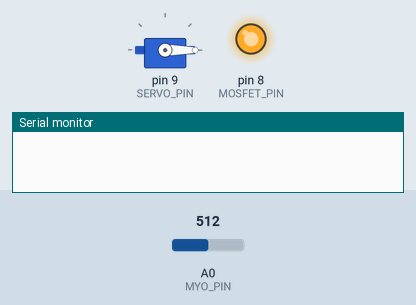
Simulated run of this sketch. Board: Arduino Uno, built with avr-gcc and run on an emulated ATmega328P. Parts: servo, output pins drawn as LEDs (lit = HIGH), the last lines printed to the serial monitor. The test bench sets the inputs (shaded band); at power-on: A0 (MYO_PIN) = 512.

Above: at 0.1 s.
At 1.8 s:
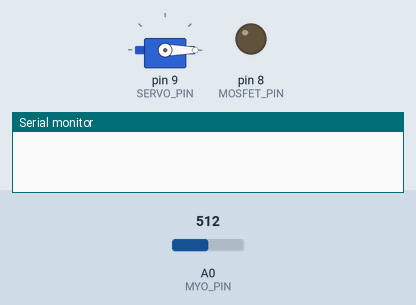
1.9 s: A0 (MYO_PIN) set to 797
3.4 s: A0 (MYO_PIN) set to 820
At 4.5 s:
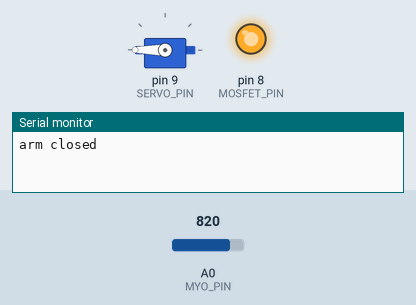
Timing chart, 0 to 6.4 s (numbered marks = the images above; inputs shaded):
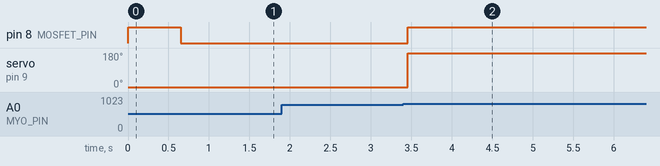

The sketch:

FinalJulianCode.ino
```cpp
/*Final Julian Code [4/11/18] */

#include <Servo.h>
#define SERVO_PIN 9//19
#define MOSFET_PIN 8//8
#define MYO_PIN A0//A0
#define OPEN 0
#define CLOSE 180
#define PULSEWIDTH 50 //in ms
#define TRAVELDELAY 650 //in ms
#define SYSTEMDELAY 1500
#define THRESH 810 //(0,1024)
#define RELAXTHRESH 810 //
Servo myservo;
int position = OPEN;

void setup() {
  //Setup IO
  myservo.attach(SERVO_PIN);
  pinMode(MOSFET_PIN, OUTPUT);

  //Set Initial State
  digitalWrite(MOSFET_PIN,HIGH);
  myservo.write(OPEN);
  delay(TRAVELDELAY);
  digitalWrite(MOSFET_PIN,LOW);
  Serial.begin(9600);


}

void loop() {

//Wait for Muscle Signal
while ( analogRead(MYO_PIN) < THRESH ) {
  //Serial.println(analogRead(MYO_PIN));
  }

//Count up Signal Width
int count = 0;
while (analogRead(MYO_PIN) > THRESH) {
  delay(1);
  count += 1;
  if (count>=PULSEWIDTH) {break;}
}

//Toggle Servo Logic
if (count >= PULSEWIDTH){

  //OPEN to CLOSE
  if (position == OPEN){
    digitalWrite(MOSFET_PIN,HIGH);
    position = CLOSE;
    myservo.write(CLOSE);
    delay(TRAVELDELAY);
    Serial.println("arm closed");
    //digitalWrite(MOSFET_PIN,LOW);
  }
  //CLOSE to OPEN
 else if (position == CLOSE){
    //digitalWrite(MOSFET_PIN,HIGH);
    position = OPEN;
    myservo.write(OPEN);
    delay(TRAVELDELAY);
    digitalWrite(MOSFET_PIN,LOW);
    Serial.println("arm relaxed");
  }

  //Keep Signal to Actuation Delay around 1 second.
  delay(SYSTEMDELAY-PULSEWIDTH-TRAVELDELAY);
}

//Wait for arm to relax again
while ( analogRead(MYO_PIN) > RELAXTHRESH ) {}

}
```

Measured:
- the behaviour switches between 810 and 811 on A0 (MYO_PIN) (found by bisection; images 1 and 2)
- after the input at 1.9 s, every drawn part: stays the same
- after the input at 3.4 s, pin 8 (MOSFET_PIN): LOW → HIGH after 0.06 s; servo on pin 9 (SERVO_PIN): 0° → 180° after 0.06 s
